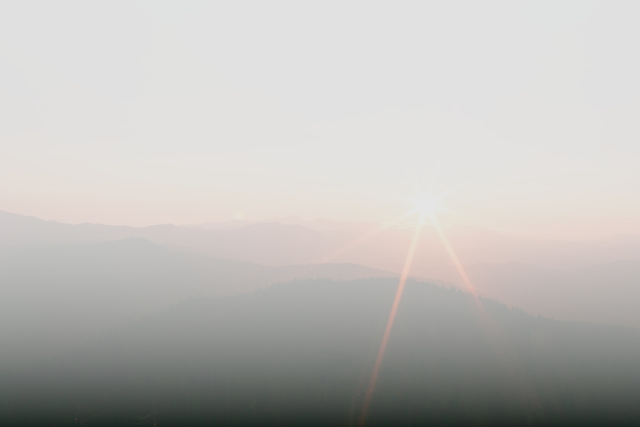
#> input picture foggy.jpg, 1280 x 853 px (shown at 1/2 size)
$ python -i dehaze.py   (imports and definitions only)
#> lines starting #> are read from the running program, lines starting #| are printed output that depends on the picture
#> further down, picture is the input picture: shape (853, 1280, 3); mean B, G, R 184.2, 187.2, 188.9
"""Stage 1: dehazing.

Two interchangeable backends behind the same interface `dehaze(img_bgr) -> img_bgr`:
  * DarkChannelDehazer  - classical He et al. (2009) dark channel prior. No weights needed.
  * OnnxDehazer         - any learned dehazer (e.g. FFA-Net, AOD-Net, DehazeFormer)
                          exported to ONNX with input/output NCHW float32 in [0, 1].
"""
import numpy as np
import cv2


class DarkChannelDehazer:
    def __init__(self, patch: int = 15, omega: float = 0.95, t0: float = 0.1,
                 guided_radius: int = 40, guided_eps: float = 1e-3):
        self.patch = patch
        self.omega = omega
        self.t0 = t0
        self.guided_radius = guided_radius
        self.guided_eps = guided_eps

    def _dark_channel(self, img: np.ndarray) -> np.ndarray:
        min_rgb = img.min(axis=2)
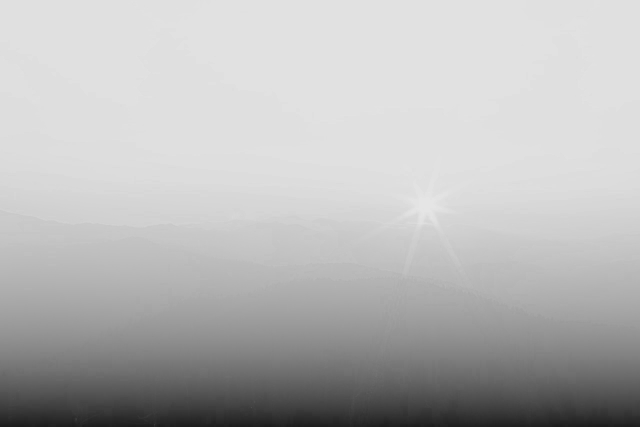
#> min_rgb: shape (853, 1280) float32 (shown at 1/2 size); min 0.106, max 0.898, mean 0.722
        kernel = np.ones((self.patch, self.patch), np.uint8)
        return cv2.erode(min_rgb, kernel)

    def _airlight(self, img: np.ndarray, dark: np.ndarray) -> np.ndarray:
        n = max(int(dark.size * 0.001), 1)
#> n = 1091
        idx = np.argsort(dark.ravel())[-n:]
#> idx = 1091 values, max 535896 at index 814, min 113421 at index 344, mean 300389.3
        candidates = img.reshape(-1, 3)[idx]
#> candidates = 1091 rows, first 8: [0.882, 0.882, 0.882], [0.882, 0.882, 0.882], [0.882, 0.882, 0.882], [0.882, 0.882, 0.882], [0.882, 0.882, 0.882], [0.882, 0.882, 0.882], [0.882, 0.882, 0.882], [0.882, 0.882, 0.882]
        return candidates[np.argmax(candidates.sum(axis=1))]

    def _refine(self, t: np.ndarray, gray: np.ndarray) -> np.ndarray:
        gray32 = gray.astype(np.float32)
        t32 = t.astype(np.float32)
        ximgproc = getattr(cv2, "ximgproc", None)
        if ximgproc is not None and hasattr(ximgproc, "guidedFilter"):
            return ximgproc.guidedFilter(gray32, t32, self.guided_radius, self.guided_eps)
        return cv2.bilateralFilter(t32, d=self.guided_radius // 2, sigmaColor=0.1, sigmaSpace=15)

    def dehaze(self, img_bgr: np.ndarray) -> np.ndarray:
        img = img_bgr.astype(np.float32) / 255.0
        dark = self._dark_channel(img)
        A = self._airlight(img, dark)
#> A = [0.906, 0.898, 0.898]
        t_coarse = 1.0 - self.omega * self._dark_channel(img / A)
#> in _dark_channel (call 2), `min_rgb = img.min(axis=2)`:
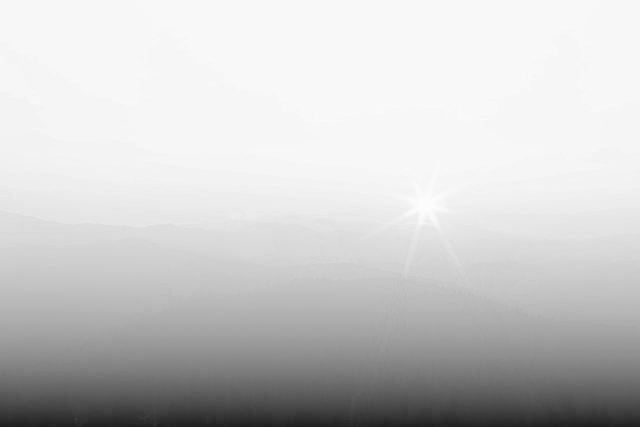
#> min_rgb: shape (853, 1280) float32 (shown at 1/2 size); min 0.118, max 1, mean 0.797
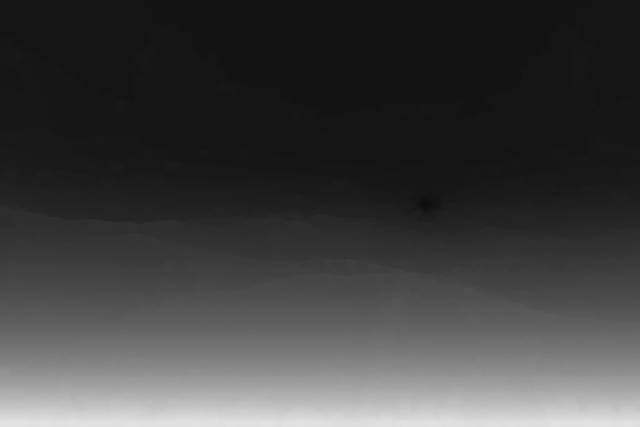
#> t_coarse: shape (853, 1280) float32 (shown at 1/2 size); min 0.0582, max 0.888, mean 0.252
        t = self._refine(t_coarse, cv2.cvtColor(img, cv2.COLOR_BGR2GRAY))
        t = np.maximum(t, self.t0)[..., None]
        J = (img - A) / t + A
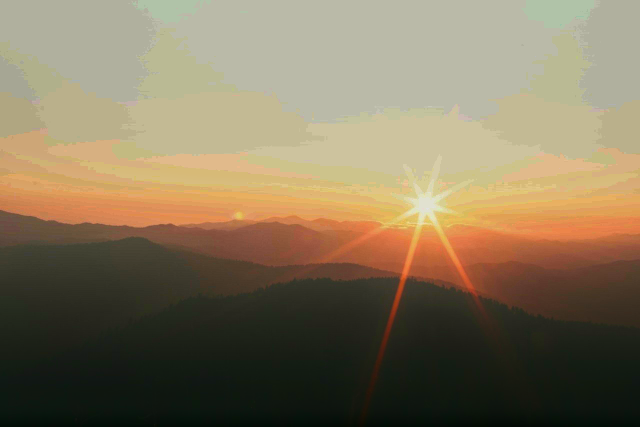
#> J: shape (853, 1280, 3) float32 (shown at 1/2 size); mean B, G, R 0.363, 0.468, 0.525; drawn with min black and max white
        return np.clip(J * 255.0, 0, 255).astype(np.uint8)
#> returned value: shape (853, 1280, 3)


class OnnxDehazer:
    def __init__(self, model_path: str, input_size: int = 512):
        import onnxruntime as ort
        self.session = ort.InferenceSession(model_path, providers=["CPUExecutionProvider"])
        self.input_name = self.session.get_inputs()[0].name
        self.input_size = input_size

    def dehaze(self, img_bgr: np.ndarray) -> np.ndarray:
        h, w = img_bgr.shape[:2]
        s = self.input_size
        resized = cv2.resize(img_bgr, (s, s), interpolation=cv2.INTER_LINEAR)
        x = resized[..., ::-1].astype(np.float32) / 255.0  # BGR -> RGB
        x = np.transpose(x, (2, 0, 1))[None]
        y = self.session.run(None, {self.input_name: x})[0][0]
        y = np.clip(np.transpose(y, (1, 2, 0)), 0.0, 1.0)
        out = (y[..., ::-1] * 255.0).astype(np.uint8)  # RGB -> BGR
        return cv2.resize(out, (w, h), interpolation=cv2.INTER_LINEAR)


def build_dehazer(name: str, **kwargs):
    if name == "dcp":
        return DarkChannelDehazer(**kwargs)
    if name == "onnx":
        return OnnxDehazer(**kwargs)
    raise ValueError(f"Unknown dehazer: {name}")

>>> import cv2
>>> picture = cv2.imread('../foggy.jpg')
>>> result = DarkChannelDehazer().dehaze(picture)
